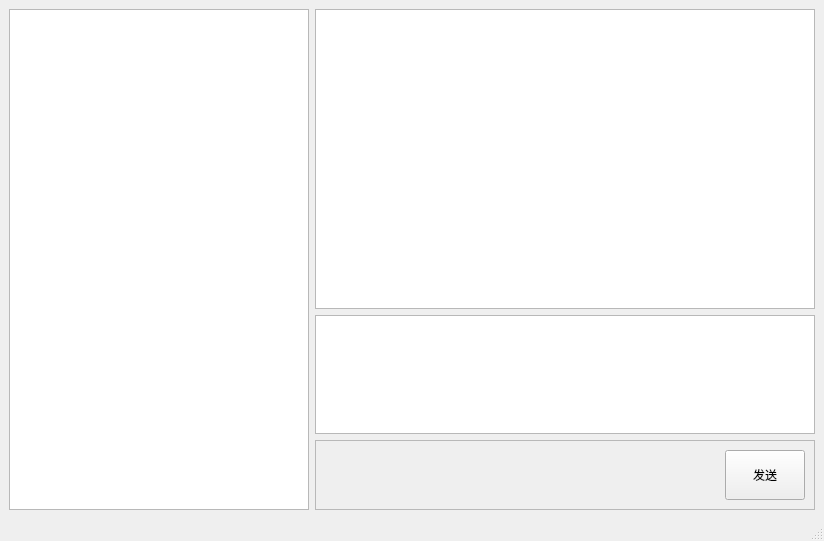
<?xml version="1.0" encoding="UTF-8"?>
<ui version="4.0">
 <class>PandaClient</class>
 <widget class="QMainWindow" name="PandaClient">
  <property name="geometry">
   <rect>
    <x>0</x>
    <y>0</y>
    <width>824</width>
    <height>541</height>
   </rect>
  </property>
  <property name="windowTitle">
   <string>PandaClient</string>
  </property>
  <widget class="QWidget" name="centralwidget">
   <layout class="QGridLayout" name="gridLayout_2">
    <item row="0" column="0" rowspan="2">
     <widget class="QListWidget" name="listWidget">
      <property name="minimumSize">
       <size>
        <width>300</width>
        <height>0</height>
       </size>
      </property>
      <property name="maximumSize">
       <size>
        <width>100</width>
        <height>16777215</height>
       </size>
      </property>
     </widget>
    </item>
    <item row="0" column="1">
     <widget class="QTextEdit" name="TextEdit">
      <property name="minimumSize">
       <size>
        <width>500</width>
        <height>300</height>
       </size>
      </property>
     </widget>
    </item>
    <item row="1" column="1">
     <layout class="QVBoxLayout" name="verticalLayout">
      <item>
       <widget class="QTextEdit" name="TextEdit_Send">
        <property name="minimumSize">
         <size>
          <width>300</width>
          <height>0</height>
         </size>
        </property>
        <property name="maximumSize">
         <size>
          <width>16777215</width>
          <height>16777215</height>
         </size>
        </property>
       </widget>
      </item>
      <item>
       <widget class="QFrame" name="frame">
        <property name="frameShape">
         <enum>QFrame::StyledPanel</enum>
        </property>
        <property name="frameShadow">
         <enum>QFrame::Raised</enum>
        </property>
        <layout class="QGridLayout" name="gridLayout">
         <item row="1" column="0">
          <layout class="QHBoxLayout" name="horizontalLayout">
           <item>
            <spacer name="horizontalSpacer">
             <property name="orientation">
              <enum>Qt::Horizontal</enum>
             </property>
             <property name="sizeHint" stdset="0">
              <size>
               <width>40</width>
               <height>20</height>
              </size>
             </property>
            </spacer>
           </item>
           <item>
            <widget class="QPushButton" name="PushButton_Send">
             <property name="minimumSize">
              <size>
               <width>0</width>
               <height>50</height>
              </size>
             </property>
             <property name="maximumSize">
              <size>
               <width>100</width>
               <height>50</height>
              </size>
             </property>
             <property name="inputMethodHints">
              <set>Qt::ImhNone</set>
             </property>
             <property name="text">
              <string>发送</string>
             </property>
            </widget>
           </item>
          </layout>
         </item>
        </layout>
       </widget>
      </item>
     </layout>
    </item>
   </layout>
  </widget>
  <widget class="QMenuBar" name="menubar">
   <property name="geometry">
    <rect>
     <x>0</x>
     <y>0</y>
     <width>824</width>
     <height>26</height>
    </rect>
   </property>
  </widget>
  <widget class="QStatusBar" name="statusbar"/>
 </widget>
 <resources/>
 <connections/>
</ui>
